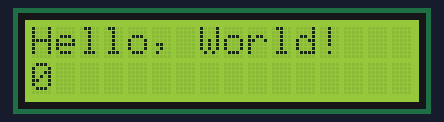
This sketch was run on a simulated Arduino Uno, built with avr-gcc and run on an emulated ATmega328P. Shown: 16×2 character LCD.

Above: at 0.1 s.
At 4.1 s:
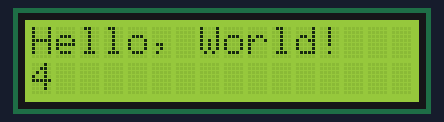
At 9.1 s:
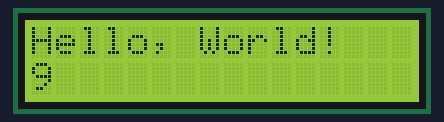
At 19.1 s:
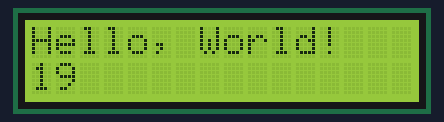
At 29.1 s:
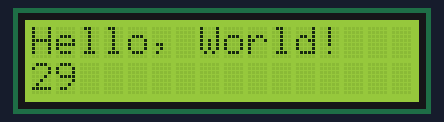
At 39.1 s:
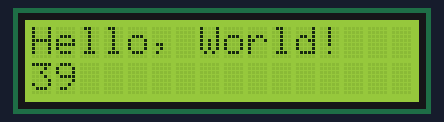

The sketch:

LCD_Basic.ino
```cpp
#include <LiquidCrystal.h>

const int rs = 13, en = 12, d4 = 11, d5 = 10, d6 = 9, d7 = 6; //Pins connected to the LCD screen
LiquidCrystal lcd(rs, en, d4, d5, d6, d7);

void setup() {
 lcd.begin(16, 2);            //Set Number of (Columns, Rows)
 lcd.print("Hello, World!");  //Print "Hello, World!" to the LCD Screen
}

void loop() {
  lcd.setCursor(0, 1);        //Set Cursor to the bottom Row
  lcd.print(millis() / 1000); //Display the amount of seconds that have passed
}
```

Measured:
- what the display in image 1 shows lasts 1.0 s, from 4.0 s to 5.0 s
